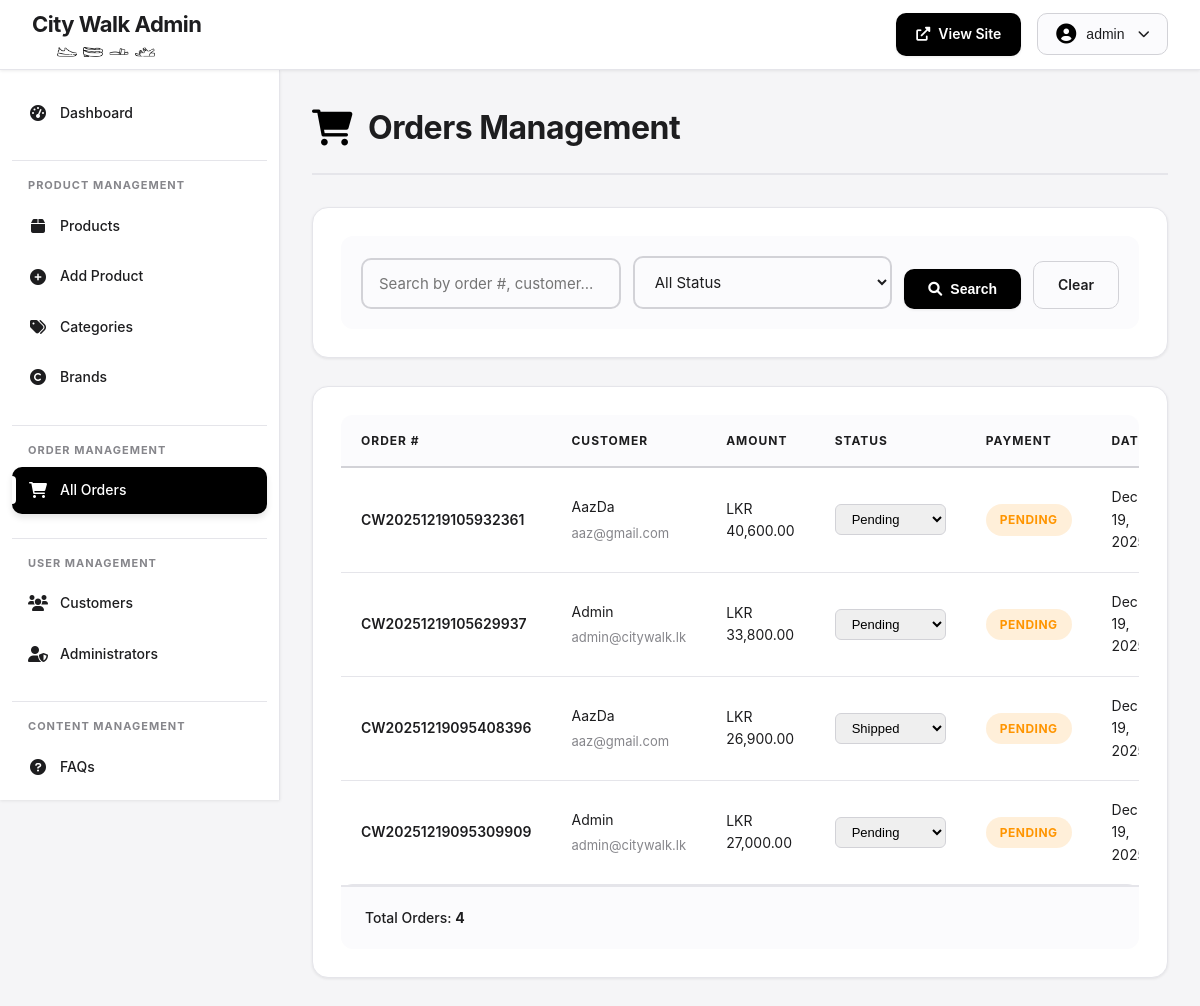
Page /city-walk--FINAL/admin/orders.php (signed in) on the committed database.
### tables this page shows
CREATE TABLE `orders` (
  `order_id` int(11) NOT NULL,
  `user_id` int(11) NOT NULL,
  `order_number` varchar(50) NOT NULL,
  `total_amount` decimal(10,2) NOT NULL,
  `subtotal` decimal(10,2) DEFAULT NULL,
  `shipping_cost` decimal(10,2) DEFAULT 0.00,
  `tax_amount` decimal(10,2) DEFAULT 0.00,
  `discount_amount` decimal(10,2) DEFAULT 0.00,
  `order_status` enum('pending','confirmed','processing','shipped','delivered','cancelled','refunded') DEFAULT 'pending',
  `payment_status` enum('pending','paid','failed','refunded') DEFAULT 'pending',
  `payment_method` varchar(50) DEFAULT NULL,
  `shipping_address` text NOT NULL,
  `billing_address` text DEFAULT NULL,
  `customer_name` varchar(100) NOT NULL,
  `customer_email` varchar(100) NOT NULL,
  `customer_phone` varchar(20) NOT NULL,
  `courier_name` varchar(100) DEFAULT NULL,
  `tracking_number` varchar(100) DEFAULT NULL,
  `admin_notes` text DEFAULT NULL,
  `customer_notes` text DEFAULT NULL,
  `created_at` timestamp NOT NULL DEFAULT current_timestamp(),
  `updated_at` timestamp NOT NULL DEFAULT current_timestamp() ON UPDATE current_timestamp(),
  `shipped_at` timestamp NULL DEFAULT NULL,
  `delivered_at` timestamp NULL DEFAULT NULL
);

### city-walk--FINAL/admin/orders.php (the view, shortened to what this page needs)
<?php
$db = getDB();
$search = isset($_GET['search']) ? $_GET['search'] : '';
$query = "SELECT o.*, u.username, u.email
          FROM orders o
          LEFT JOIN users u ON o.user_id = u.user_id
          WHERE 1=1";
$params = [];
$query .= " ORDER BY o.created_at DESC";
$stmt = $db->prepare($query);
$stmt->execute($params);
$orders = $stmt->fetchAll();
?>
<!DOCTYPE html>
<html lang="en">
<head>
    <link rel="stylesheet" href="../css/admin-styles.css">
    <link rel="stylesheet" href="https://cdnjs.cloudflare.com/ajax/libs/font-awesome/6.0.0/css/all.min.css">
</head>
<body>
    <?php include 'includes/header.php'; ?>
    <?php include 'includes/sidebar.php'; ?>
    <main class="admin-main">
        <div class="admin-container">
            <div class="page-header">
                <h1><i class="fas fa-shopping-cart"></i> Orders Management</h1>
            </div>
            <div class="admin-card">
                <form method="GET" class="filters-form">
                    <div class="form-row">
                        <div class="form-group">
                            <input type="text" name="search" placeholder="Search by order #, customer..." value="<?php echo htmlspecialchars($search); ?>">
                        </div>
                        <div class="form-group">
                            <select name="status">
                                <option value="">All Status</option>
                            </select>
                        </div>
                        <button type="submit" class="btn-primary-small">
                            <i class="fas fa-search"></i> Search
                        </button>
                        <a href="orders.php" class="btn-secondary">Clear</a>
                    </div>
                </form>
            </div>
            <div class="admin-card">
                <div class="table-responsive">
                    <table class="admin-table">
                        <thead>
                            <tr>
                                <th>Order #</th>
                                <th>Customer</th>
                                <th>Amount</th>
                                <th>Status</th>
                                <th>Payment</th>
                                <th>Date</th>
                            </tr>
                        </thead>
                        <tbody>
                            <?php if (empty($orders)): ?>
                                <tr>
                                    <td colspan="7" class="text-center">No orders found</td>
                                </tr>
                            <?php else: ?>
                                <?php foreach ($orders as $order): ?>
                                    <tr>
                                        <td><strong><?php echo htmlspecialchars($order['order_number']); ?></strong></td>
                                        <td>
                                            <?php echo htmlspecialchars($order['customer_name']); ?><br>
                                            <small><?php echo htmlspecialchars($order['customer_email']); ?></small>
                                        </td>
                                        <td>LKR <?php echo number_format($order['total_amount'], 2); ?></td>
                                        <td>
                                            <form method="POST" style="display: inline;">
                                                <select name="order_status" onchange="this.form.submit()" class="status-select">
                                                    <option value="pending" <?php echo $order['order_status'] == 'pending' ? 'selected' : ''; ?>>Pending</option>
                                                    <option value="shipped" <?php echo $order['order_status'] == 'shipped' ? 'selected' : ''; ?>>Shipped</option>
                                                </select>
                                            </form>
                                        </td>
                                        <td>
                                            <span class="status-badge status-<?php echo $order['payment_status']; ?>">
                                                <?php echo ucfirst($order['payment_status']); ?>
                                            </span>
                                        </td>
                                        <td><?php echo date('M d, Y', strtotime($order['created_at'])); ?></td>
                                    </tr>
                                <?php endforeach; ?>
                            <?php endif; ?>
                        </tbody>
                    </table>
                </div>
                <div class="table-footer">
                    <p>Total Orders: <strong><?php echo count($orders); ?></strong></p>
                </div>
            </div>
        </div>
    </main>
</body>
</html>

### city-walk--FINAL/admin/orders.php (style rules this page uses)
.status-select { padding: 6px 12px; border: 1px solid #d2d2d7; border-radius: 6px; font-size: 13px; cursor: pointer; }

### rows in the picture
orders: order_number "CW20251219105932361", customer_name "AazDa", customer_email "aaz@gmail.com", total_amount "40,600.00", order_status "Pending", payment_status "PENDING", created_at "Dec 19,…"
orders: order_number "CW20251219105629937", customer_name "Admin", customer_email "admin@citywalk.lk", total_amount "33,800.00", order_status "Pending", payment_status "PENDING", created_at "Dec 19,…"
orders: order_number "CW20251219095408396", customer_name "AazDa", customer_email "aaz@gmail.com", total_amount "26,900.00", order_status "Shipped", payment_status "PENDING", created_at "Dec 19,…"
orders: order_number "CW20251219095309909", customer_name "Admin", customer_email "admin@citywalk.lk", total_amount "27,000.00", order_status "Pending", payment_status "PENDING", created_at "Dec 19,…"

### other values in the picture
$_SESSION['username'] "admin"
count($orders) "4"
